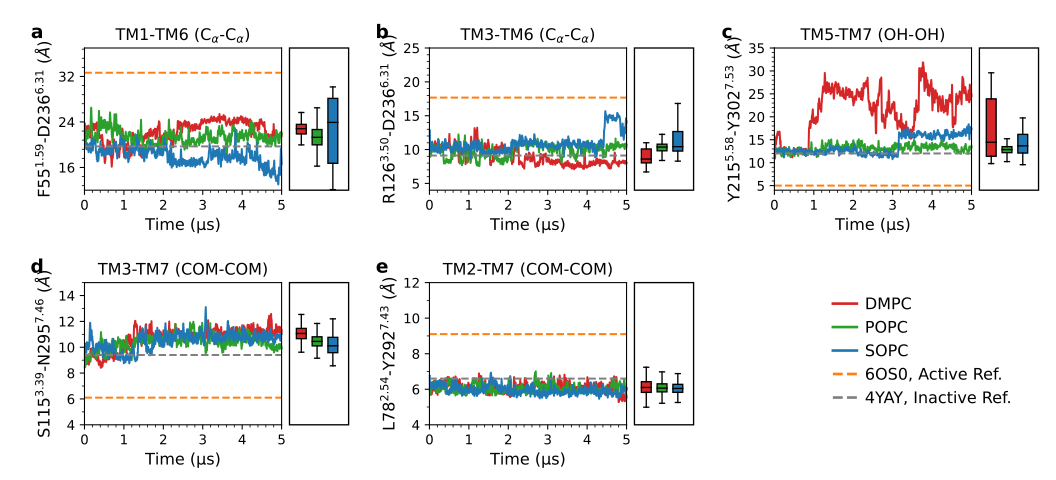

This figure's Python source:
from numpy import *
from matplotlib import *
import matplotlib.pyplot as plt
from matplotlib.ticker import MaxNLocator,MultipleLocator
from matplotlib.ticker import AutoMinorLocator
from matplotlib.patches import Rectangle
#from pandas import rolling_mean
import pandas as pd
import numpy as np
import matplotlib

popc_r1= pd.read_csv('Inactive/POPC/descriptor_rep1', delim_whitespace=True)
popc_r1.columns=['time', 'TM1-TM6','TM1-ICL2','TM5-ICL2','TM6-H8', 'TM3-TM6', 'NpxxY','N300_S115', 'L78_Y297','none', 'none']
popc_r1=popc_r1[['time', 'TM1-TM6','TM1-ICL2','TM5-ICL2','TM6-H8', 'TM3-TM6', 'NpxxY','N300_S115', 'L78_Y297']]
time_popcr1=np.linspace(0,5, len(popc_r1))

popc_r2= pd.read_csv('Inactive/POPC/descriptor_rep2', delim_whitespace=True)
popc_r2.columns=['time', 'TM1-TM6','TM1-ICL2','TM5-ICL2','TM6-H8', 'TM3-TM6', 'NpxxY','N300_S115', 'L78_Y297','none', 'none']
popc_r2=popc_r2[['time', 'TM1-TM6','TM1-ICL2','TM5-ICL2','TM6-H8', 'TM3-TM6', 'NpxxY','N300_S115', 'L78_Y297']]
time_popcr2=np.linspace(0,5, len(popc_r2))

popc=pd.concat([popc_r1,popc_r2], axis=1)


dmpc_r1= pd.read_csv('Inactive/DMPC/descriptor_rep1', delim_whitespace=True)
dmpc_r1.columns=['time', 'TM1-TM6','TM1-ICL2','TM5-ICL2','TM6-H8', 'TM3-TM6', 'NpxxY','N300_S115', 'L78_Y297','none', 'none']
dmpc_r1=dmpc_r1[['time', 'TM1-TM6','TM1-ICL2','TM5-ICL2','TM6-H8', 'TM3-TM6', 'NpxxY','N300_S115', 'L78_Y297']]
time_dmpcr1=np.linspace(0,5, len(dmpc_r1))

dmpc_r2= pd.read_csv('Inactive/DMPC/descriptor_rep2', delim_whitespace=True)
dmpc_r2.columns=['time', 'TM1-TM6','TM1-ICL2','TM5-ICL2','TM6-H8', 'TM3-TM6', 'NpxxY','N300_S115', 'L78_Y297','none', 'none']
dmpc_r2=dmpc_r2[['time', 'TM1-TM6','TM1-ICL2','TM5-ICL2','TM6-H8', 'TM3-TM6', 'NpxxY','N300_S115', 'L78_Y297']]
time_dmpcr2=np.linspace(0,5, len(dmpc_r2))

dmpc=pd.concat([dmpc_r1, dmpc_r2], axis=1)


sopc_r1= pd.read_csv('Inactive/SOPC/descriptor_rep1', delim_whitespace=True)
sopc_r1.columns=['time', 'TM1-TM6','TM1-ICL2','TM5-ICL2','TM6-H8', 'TM3-TM6', 'NpxxY','N300_S115', 'L78_Y297','none', 'none']
sopc_r1=sopc_r1[['time', 'TM1-TM6','TM1-ICL2','TM5-ICL2','TM6-H8', 'TM3-TM6', 'NpxxY','N300_S115', 'L78_Y297']]
sopc_r1=sopc_r1[2084:4168]
sopc_r1=sopc_r1.reset_index(drop=True)
time_sopcr1=np.linspace(0,5, len(sopc_r1))


sopc_r2= pd.read_csv('Inactive/SOPC/descriptor_rep2', delim_whitespace=True)
sopc_r2.columns=['time', 'TM1-TM6','TM1-ICL2','TM5-ICL2','TM6-H8', 'TM3-TM6', 'NpxxY','N300_S115', 'L78_Y297','none', 'none']
sopc_r2=sopc_r2[['time', 'TM1-TM6','TM1-ICL2','TM5-ICL2','TM6-H8', 'TM3-TM6', 'NpxxY','N300_S115', 'L78_Y297']]
#sopc_r2=sopc_r1[2084:4168]
time_sopcr2=np.linspace(0,5, len(sopc_r2))
sopc=pd.concat([sopc_r1, sopc_r2], axis=1)


####AT1 receptor starting from active state

popca_r1= pd.read_csv('Active/POPC/descriptor_rep1', delim_whitespace=True)
popca_r1.columns=['time', 'TM1-TM6','TM1-ICL2','TM5-ICL2','TM6-H8', 'TM3-TM6', 'NpxxY','N300_S115', 'L78_Y297','none', 'none']
popca_r1=popca_r1[['time', 'TM1-TM6','TM1-ICL2','TM5-ICL2','TM6-H8', 'TM3-TM6', 'NpxxY','N300_S115', 'L78_Y297']]
time_popcar1=np.linspace(0,5, len(popca_r1))

popca_r2= pd.read_csv('Active/POPC/descriptor_rep2', delim_whitespace=True)
popca_r2.columns=['time', 'TM1-TM6','TM1-ICL2','TM5-ICL2','TM6-H8', 'TM3-TM6', 'NpxxY','N300_S115', 'L78_Y297','none', 'none']
popca_r2=popca_r2[['time', 'TM1-TM6','TM1-ICL2','TM5-ICL2','TM6-H8', 'TM3-TM6', 'NpxxY','N300_S115', 'L78_Y297']]
time_popcar2=np.linspace(0,5, len(popc_r2))

popca=pd.concat([popca_r1,popca_r2], axis=1)


dmpca_r1= pd.read_csv('Active/DMPC/descriptor_rep1', delim_whitespace=True)
dmpca_r1.columns=['time', 'TM1-TM6','TM1-ICL2','TM5-ICL2','TM6-H8', 'TM3-TM6', 'NpxxY','N300_S115', 'L78_Y297','none', 'none']
dmpca_r1=dmpca_r1[['time', 'TM1-TM6','TM1-ICL2','TM5-ICL2','TM6-H8', 'TM3-TM6', 'NpxxY','N300_S115', 'L78_Y297']]
time_dmpcar1=np.linspace(0,5, len(dmpca_r1))

dmpca_r2= pd.read_csv('Active/DMPC/descriptor_rep2', delim_whitespace=True)
dmpca_r2.columns=['time', 'TM1-TM6','TM1-ICL2','TM5-ICL2','TM6-H8', 'TM3-TM6', 'NpxxY','N300_S115', 'L78_Y297','none', 'none']
dmpca_r2=dmpca_r2[['time', 'TM1-TM6','TM1-ICL2','TM5-ICL2','TM6-H8', 'TM3-TM6', 'NpxxY','N300_S115', 'L78_Y297']]
time_dmpcar2=np.linspace(0,5, len(dmpca_r2))

dmpca=pd.concat([dmpca_r1, dmpca_r2], axis=1)


sopca_r1= pd.read_csv('Active/SOPC/descriptor_rep1', delim_whitespace=True)
sopca_r1.columns=['time', 'TM1-TM6','TM1-ICL2','TM5-ICL2','TM6-H8', 'TM3-TM6', 'NpxxY','N300_S115', 'L78_Y297','none', 'none']
sopca_r1=sopca_r1[['time', 'TM1-TM6','TM1-ICL2','TM5-ICL2','TM6-H8', 'TM3-TM6', 'NpxxY','N300_S115', 'L78_Y297']]
sopca_r1=sopca_r1[0:2084]
time_sopcar1=np.linspace(0,5, len(sopca_r1))

sopca_r2= pd.read_csv('Active/SOPC/descriptor_rep2', delim_whitespace=True)
sopca_r2.columns=['time', 'TM1-TM6','TM1-ICL2','TM5-ICL2','TM6-H8', 'TM3-TM6', 'NpxxY','N300_S115', 'L78_Y297','none', 'none']
sopca_r2=sopca_r2[['time', 'TM1-TM6','TM1-ICL2','TM5-ICL2','TM6-H8', 'TM3-TM6', 'NpxxY','N300_S115', 'L78_Y297']]
sopca_r2=sopca_r2[0:2084]

sopca=pd.concat([sopca_r1, sopca_r2], axis=1)
time_sopcar2=np.linspace(0,5, len(sopca_r2))



window = 5

ax=plt.subplot(2,3,1)
width=0.25
start=5.5
sp = 0.4
sw=0.1



plt.plot(time_dmpcr2, dmpc_r2[['TM1-TM6']].rolling(window).mean()*10, color='tab:red', label='DMPC')
plt.plot(time_popcr2, popc_r2[['TM1-TM6']].rolling(window).mean()*10, color='tab:green', label='POPC')
plt.plot(time_sopcr2, sopc_r2[['TM1-TM6']].rolling(window).mean()*10, color='tab:blue', label='SOPC')

box_parts = ax.boxplot((sopc[['TM1-TM6']][1667:2084].dropna().to_numpy().flatten()*10,),
                        vert=True, positions=(start+2*sp,), widths=(width,),
                        medianprops=dict(color='k'), boxprops=dict(color='k'), showfliers=False, patch_artist=True, manage_ticks=False)
for patch in box_parts['boxes']:
    patch.set(facecolor='tab:blue',clip_on=False)

box_parts = ax.boxplot((popc[['TM1-TM6']][1667:2084].dropna().to_numpy().flatten()*10,),
                        vert=True, positions=(start+sp,), widths=(width,),
                        medianprops=dict(color='k'), boxprops=dict(color='k'), showfliers=False, patch_artist=True, manage_ticks=False)
for patch in box_parts['boxes']:
    patch.set(facecolor='tab:green',clip_on=False)

box_parts = ax.boxplot((dmpc[['TM1-TM6']][1667:2084].dropna().to_numpy().flatten()*10,),
                        vert=True, positions=(start,), widths=(width,),
                        medianprops=dict(color='k'), boxprops=dict(color='k'), showfliers=False, patch_artist=True, manage_ticks=False)
for patch in box_parts['boxes']:
    patch.set(facecolor='tab:red', clip_on=False)

for line in plt.gca().get_lines(): line.set_clip_on(False)
rect = Rectangle((5.2,12),1.5, 25, clip_on=False, ec='k', fill=False)
ax.add_patch(rect)


ax.axhline(y=32.65, linestyle='dashed', color='tab:orange', lw=1.5)
ax.axhline(y=19.70, linestyle='dashed', color='0.5',lw=1.5)
ax.set_ylabel('F55$^{1.59}$-D236$^{6.31}$ ($\AA$)', fontsize=12)
ax.set_title('TM1-TM6 (C$_\\alpha$-C$_\\alpha$)', fontsize=12)
ax.set_ylim(12,37)
ax.set_xlim(0,5)
ax.yaxis.set_major_locator(MaxNLocator(4))
ax.yaxis.set_minor_locator(AutoMinorLocator(5))
ax.xaxis.set_minor_locator(AutoMinorLocator(5))
ax.xaxis.set_major_locator(MaxNLocator(5))
ax.set_ylabel('F55$^{1.59}$-D236$^{6.31}$ ($\AA$)', fontsize=12)
ax.set_title('TM1-TM6 (C$_\\alpha$-C$_\\alpha$)', fontsize=12)
ax.set_xlim(0,5)
ax.set_xlabel('Time ($\mathrm{\mu}$s)', fontsize=12)


ax1=plt.subplot(2,3,2)


plt.plot(time_dmpcr2, dmpc_r2[['TM3-TM6']].rolling(window).mean()*10, color='tab:red', label='DMPC')
plt.plot(time_popcr2, popc_r2[['TM3-TM6']].rolling(window).mean()*10, color='tab:green', label='POPC')
plt.plot(time_sopcr2, sopc_r2[['TM3-TM6']].rolling(window).mean()*10, color='tab:blue', label='SOPC')



box_parts = ax1.boxplot((sopc[['TM3-TM6']][1667:2084].dropna().to_numpy().flatten()*10,),
                        vert=True, positions=(start+2*sp,), widths=(width,),
                        medianprops=dict(color='k'), boxprops=dict(color='k'), showfliers=False, patch_artist=True, manage_ticks=False)
for patch in box_parts['boxes']:
    patch.set(facecolor='tab:blue',clip_on=False)

box_parts = ax1.boxplot((popc[['TM3-TM6']][1667:2084].dropna().to_numpy().flatten()*10,),
                        vert=True, positions=(start+sp,), widths=(width,),
                        medianprops=dict(color='k'), boxprops=dict(color='k'), showfliers=False, patch_artist=True, manage_ticks=False)
for patch in box_parts['boxes']:
    patch.set(facecolor='tab:green',clip_on=False)


box_parts = ax1.boxplot((dmpc[['TM3-TM6']][1667:2084].dropna().to_numpy().flatten()*10,),
                        vert=True, positions=(start,), widths=(width,),
                        medianprops=dict(color='k'), boxprops=dict(color='k'), showfliers=False, patch_artist=True, manage_ticks=False)
for patch in box_parts['boxes']:
    patch.set(facecolor='tab:red', clip_on=False)

for line in plt.gca().get_lines(): line.set_clip_on(False)
rect = Rectangle((5.2,4),1.5, 21, clip_on=False, ec='k', fill=False)
ax1.add_patch(rect)

ax1.axhline(y=9.12, linestyle='--', lw=1.5, color='0.5')
ax1.axhline(y=17.67, linestyle='--', lw=1.5, color='tab:orange')
ax1.set_title('TM3-TM6 (C$_\\alpha$-C$_\\alpha$)', fontsize=12)
ax1.set_ylabel('R126$^{3.50}$-D236$^{6.31}$ ($\AA$)', fontsize=12)
ax1.yaxis.set_major_locator(MaxNLocator(5))
ax1.yaxis.set_minor_locator(AutoMinorLocator(5))
ax1.xaxis.set_minor_locator(AutoMinorLocator(5))
ax1.xaxis.set_major_locator(MaxNLocator(5))
ax1.set_xlim(0,5)
ax1.set_xlabel('Time ($\mathrm{\mu}$s)', fontsize=12)
ax1.set_ylim(4,25)

ax2=plt.subplot(2,3,3)


plt.plot(time_dmpcr2, dmpc_r2[['NpxxY']].rolling(window).mean()*10, color='tab:red', label='DMPC')
plt.plot(time_popcr2, popc_r2[['NpxxY']].rolling(window).mean()*10, color='tab:green', label='POPC')
plt.plot(time_sopcr2, sopc_r2[['NpxxY']].rolling(window).mean()*10, color='tab:blue', label='SOPC')


box_parts = ax2.boxplot((sopc[['NpxxY']][1667:2084].dropna().to_numpy().flatten()*10,),
                        vert=True, positions=(start+2*sp,), widths=(width,),
                        medianprops=dict(color='k'), boxprops=dict(color='k'), showfliers=False, patch_artist=True, manage_ticks=False)
for patch in box_parts['boxes']:
    patch.set(facecolor='tab:blue',clip_on=False)

box_parts = ax2.boxplot((popc[['NpxxY']][1667:2084].dropna().to_numpy().flatten()*10,),
                        vert=True, positions=(start+sp,), widths=(width,),
                        medianprops=dict(color='k'), boxprops=dict(color='k'), showfliers=False, patch_artist=True, manage_ticks=False)
for patch in box_parts['boxes']:
    patch.set(facecolor='tab:green',clip_on=False)

box_parts = ax2.boxplot((dmpc[['NpxxY']][1667:2084].dropna().to_numpy().flatten()*10,),
                        vert=True, positions=(start,), widths=(width,),
                        medianprops=dict(color='k'), boxprops=dict(color='k'), showfliers=False, patch_artist=True, manage_ticks=False)
for patch in box_parts['boxes']:
    patch.set(facecolor='tab:red',clip_on=False)

for line in plt.gca().get_lines(): line.set_clip_on(False)
rect = Rectangle((5.2,4),1.5, 31, clip_on=False, ec='k', fill=False)
ax2.add_patch(rect)

ax2.axhline(y=5, linestyle='--', lw=1.5, color='tab:orange')
ax2.axhline(y=12, linestyle='--', lw=1.5, color='0.5')
ax2.set_ylabel('Y215$^{5.58}$-Y302$^{7.53}$ ($\AA$)', fontsize=12)
ax2.set_title('TM5-TM7 (OH-OH)', fontsize=12)
ax2.yaxis.set_major_locator(MaxNLocator(7))
ax2.yaxis.set_minor_locator(AutoMinorLocator(5))
ax2.xaxis.set_minor_locator(AutoMinorLocator(5))
ax2.xaxis.set_major_locator(MaxNLocator(5))
ax2.set_xlim(0,5)
ax2.set_xlabel('Time ($\mathrm{\mu}$s)', fontsize=12)
ax2.set_ylim(4,35)

ax3=plt.subplot(2,3,4)


plt.plot(time_dmpcr2, dmpc_r2[['N300_S115']].rolling(window).mean()*10, color='tab:red', label='DMPC')
plt.plot(time_popcr2, popc_r2[['N300_S115']].rolling(window).mean()*10, color='tab:green', label='POPC')
plt.plot(time_sopcr2, sopc_r2[['N300_S115']].rolling(window).mean()*10, color='tab:blue', label='SOPC')

box_parts = ax3.boxplot((sopc[['N300_S115']][1667:2084].dropna().to_numpy().flatten()*10,),
                        vert=True, positions=(start+2*sp,), widths=(width,),
                        medianprops=dict(color='k'), boxprops=dict(color='k'), showfliers=False, patch_artist=True, manage_ticks=False)
for patch in box_parts['boxes']:
    patch.set(facecolor='tab:blue',clip_on=False)

box_parts = ax3.boxplot((popc[['N300_S115']][1667:2084].dropna().to_numpy().flatten()*10,),
                        vert=True, positions=(start+sp,), widths=(width,),
                        medianprops=dict(color='k'), boxprops=dict(color='k'), showfliers=False, patch_artist=True, manage_ticks=False)
for patch in box_parts['boxes']:
    patch.set(facecolor='tab:green',clip_on=False)

box_parts = ax3.boxplot((dmpc[['N300_S115']][1667:2084].dropna().to_numpy().flatten()*10,),
                        vert=True, positions=(start,), widths=(width,),
                        medianprops=dict(color='k'), boxprops=dict(color='k'), showfliers=False, patch_artist=True, manage_ticks=False)
for patch in box_parts['boxes']:
    patch.set(facecolor='tab:red',clip_on=False)


for line in plt.gca().get_lines(): line.set_clip_on(False)
rect = Rectangle((5.2,4),1.5, 11, clip_on=False, ec='k', fill=False)
ax3.add_patch(rect)

ax3.axhline(y=9.4, linestyle='--', lw=1.5, color='0.5')
ax3.axhline(y=6.1, linestyle='--', lw=1.5, color='tab:orange')
ax3.set_title('TM3-TM7 (COM-COM)', fontsize=12)
ax3.set_ylabel('S115$^{3.39}$-N295$^{7.46}$ ($\AA$)', fontsize=12)
ax3.yaxis.set_minor_locator(AutoMinorLocator(2))
ax3.yaxis.set_major_locator(MaxNLocator(6))
#ax3.yaxis.set_minor_locator(AutoMinorLocator(5))
ax3.xaxis.set_minor_locator(AutoMinorLocator(5))
ax3.xaxis.set_major_locator(MaxNLocator(5))
ax3.set_xlim(0,5)
ax3.set_xlabel('Time ($\mathrm{\mu}$s)', fontsize=12)
ax3.set_ylim(4,15)

ax6=plt.subplot(2,3,5)

plt.plot(time_dmpcr2, dmpc_r2[['L78_Y297']].rolling(window).mean()*10, color='tab:red', label='DMPC')
plt.plot(time_popcr2, popc_r2[['L78_Y297']].rolling(window).mean()*10, color='tab:green', label='POPC')
plt.plot(time_sopcr2, sopc_r2[['L78_Y297']].rolling(window).mean()*10, color='tab:blue', label='SOPC')


box_parts = ax6.boxplot((sopc[['L78_Y297']][1667:2084].dropna().to_numpy().flatten()*10,),
                        vert=True, positions=(start+2*sp,), widths=(width,),
                        medianprops=dict(color='k'), boxprops=dict(color='k'), showfliers=False, patch_artist=True, manage_ticks=False)
for patch in box_parts['boxes']:
    patch.set(facecolor='tab:blue', clip_on=False)

box_parts = ax6.boxplot((popc[['L78_Y297']][1667:2084].dropna().to_numpy().flatten()*10,),
                        vert=True, positions=(start+sp,), widths=(width,),
                        medianprops=dict(color='k'), boxprops=dict(color='k'), showfliers=False, patch_artist=True, manage_ticks=False)
for patch in box_parts['boxes']:
    patch.set(facecolor='tab:green', clip_on=False)

box_parts = ax6.boxplot((dmpc[['L78_Y297']][1667:2084].dropna().to_numpy().flatten()*10,),
                        vert=True, positions=(start,), widths=(width,),
                        medianprops=dict(color='k'), boxprops=dict(color='k'), showfliers=False, patch_artist=True, manage_ticks=False)
for patch in box_parts['boxes']:
    patch.set(facecolor='tab:red', clip_on=False)

for line in plt.gca().get_lines(): line.set_clip_on(False)
    
    

for line in plt.gca().get_lines(): line.set_clip_on(False)
rect = Rectangle((5.2,4),1.5, 8, clip_on=False, ec='k', fill=False)
ax6.add_patch(rect)

ax6.set_ylabel('L78$^{2.54}$-Y292$^{7.43}$ ($\AA$)', fontsize=12)
ax6.set_title('TM2-TM7 (COM-COM)', fontsize=12)
ax6.axhline(y=9.1, linestyle='--', lw=1.5, color='tab:orange', label='6OS0, Active Ref.')
ax6.axhline(y=6.6, linestyle='--', lw=1.5, color='0.5', label='4YAY, Inactive Ref.')
ax6.set_ylim(4,12)
ax6.yaxis.set_major_locator(MaxNLocator(5))
ax6.yaxis.set_minor_locator(AutoMinorLocator(2))
ax6.xaxis.set_minor_locator(AutoMinorLocator(5))
ax6.xaxis.set_major_locator(MaxNLocator(5))
#ax6.xaxis.set_major_locator(MaxNLocator(5))
ax6.set_xlim(0,5)
ax6.set_xlabel('Time ($\mathrm{\mu}$s)', fontsize=12)




leg=ax6.legend(ncol=1,frameon=False,borderpad=None, loc='upper center', bbox_to_anchor=(2.5,1), markerscale=8 ,columnspacing=1, handletextpad=0.5, handlelength=1.5, fontsize=12)

for i in leg.legendHandles:
    i.set_linewidth(2)

ax.text(-0.24, 1.07, 'a', transform=ax.transAxes, ha='center', fontsize=14, fontweight='bold')
ax1.text(-0.24, 1.07, 'b', transform=ax1.transAxes, ha='center', fontsize=14, fontweight='bold')
ax2.text(-0.24, 1.07, 'c', transform=ax2.transAxes, ha='center', fontsize=14, fontweight='bold')
ax3.text(-0.24, 1.07, 'd', transform=ax3.transAxes, ha='center', fontsize=14, fontweight='bold')
ax6.text(-0.24, 1.07, 'e', transform=ax6.transAxes, ha='center', fontsize=14, fontweight='bold')
fig = plt.gcf()


plt.subplots_adjust(top=0.90, bottom=0.115, left=0.08, right=0.92, hspace=0.65, wspace=0.75)
plt.Figure.set_size_inches(fig,(11, 5))
plt.savefig('Figure_3_sup_rep2.png', dpi=600)
plt.savefig('Figure_3_sup_rep2.svg', dpi=600)
#plt.close()
